Frame 1 (no input): blank canvas, image omitted
Frame 60 (no input): blank canvas, image omitted
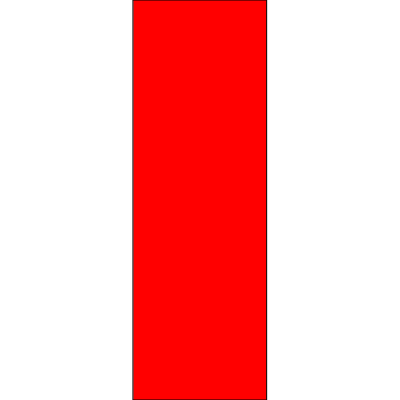
Frame 120 (the mouse pressed at the canvas centre since frame 60)

The p5.js sketch whose frames 1 and 60 were blank and that drew this single picture after the mouse press (run headless with seeded random() and noise() and a simulated clock; from frame 60 on, the mouse is pressed at the canvas centre):

// p5.js sketch
// ── sketch.js
// https://editor.p5js.org/jht9629-gmail/sketches/hLi5Fdtxo
// three columns hover v1
// hover over three colums to see red

let aw;

function setup() {
  createCanvas(400, 400);
  aw = width / 3;
}

function draw() {
  background(255);
  
  let mx = mouseX;
  
  fill('red');
  if (mx > 0 && mx < aw) {
    rect(0,0,aw,height)
  }
  if (mx > aw && mx < aw * 2) {
    rect(aw,0,aw,height)
  }
  if (mx > aw*2 && mx < aw*3) {
    rect(aw*2,0,aw,height)
  }
}
